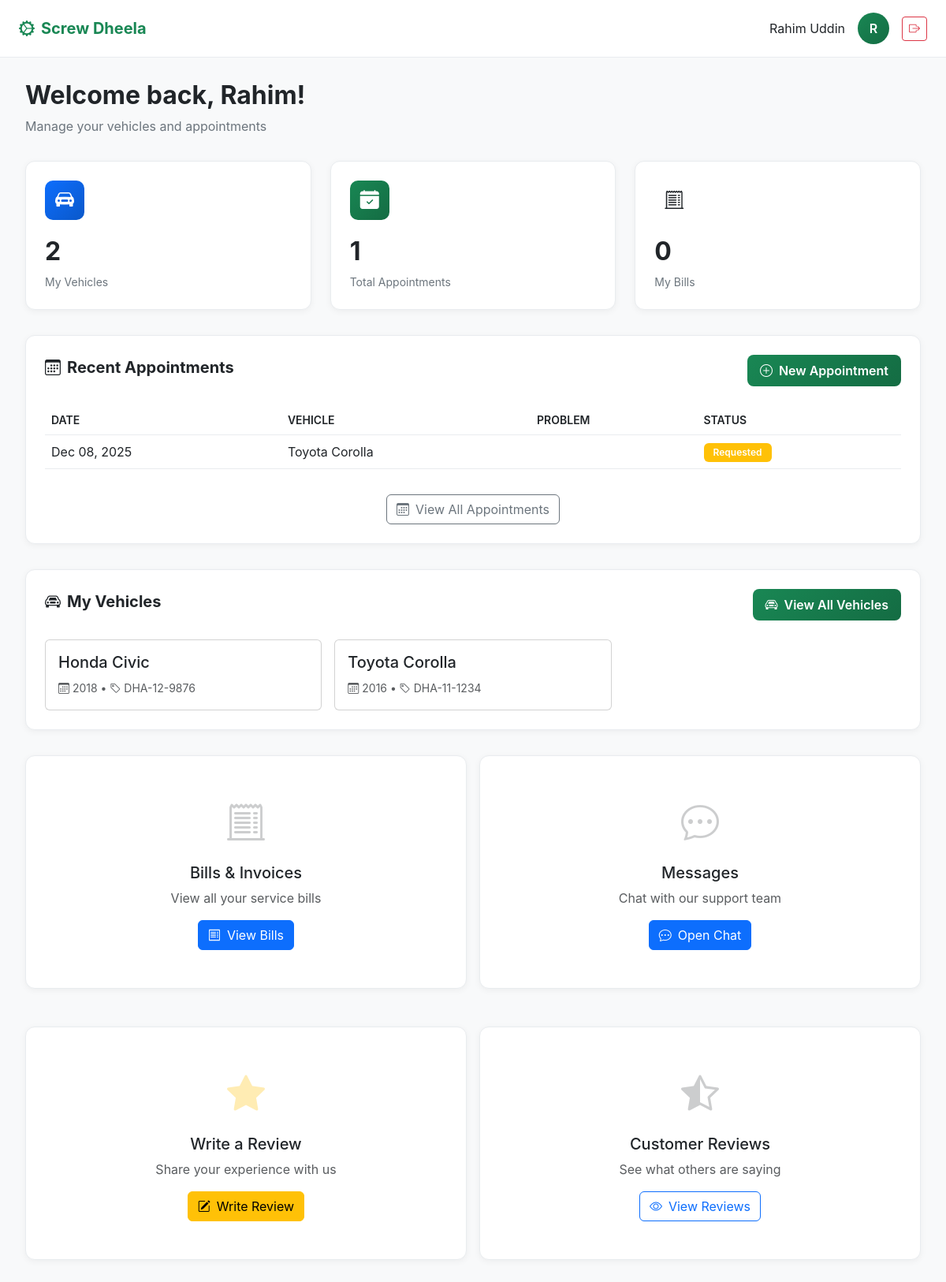
Screenshot of /public/customer_portal/customer_dashboard.php (signed in) with the database file from the repository.
### tables this page shows
CREATE TABLE appointments (
  appointment_id INT AUTO_INCREMENT PRIMARY KEY,
  customer_id INT NOT NULL,
  vehicle_id INT NOT NULL,

   
  requested_date DATE NOT NULL,
  requested_slot TINYINT NOT NULL,  
  problem_text TEXT NOT NULL,

  status ENUM('requested','booked','in_progress','completed','cancelled')
    NOT NULL DEFAULT 'requested',

   
  mechanic_id INT NULL,
  assigned_by_staff_id INT NULL,
  assigned_at DATETIME NULL,

   
  receptionist_note TEXT NULL,

  created_at TIMESTAMP NOT NULL DEFAULT CURRENT_TIMESTAMP,
  updated_at TIMESTAMP NULL DEFAULT NULL ON UPDATE CURRENT_TIMESTAMP,

  KEY idx_appt_day (requested_date),
  KEY idx_appt_status (status),
  KEY idx_appt_mech_day (mechanic_id, requested_date),

  CONSTRAINT chk_slot CHECK (requested_slot BETWEEN 1 AND 4),

  CONSTRAINT fk_appt_customer FOREIGN KEY (customer_id) REFERENCES customers(customer_id)
    ON DELETE CASCADE,
  CONSTRAINT fk_appt_vehicle FOREIGN KEY (vehicle_id) REFERENCES vehicles(vehicle_id)
    ON DELETE CASCADE,
  CONSTRAINT fk_appt_mechanic FOREIGN KEY (mechanic_id) REFERENCES staff(staff_id)
    ON DELETE SET NULL,
  CONSTRAINT fk_appt_assigned_by FOREIGN KEY (assigned_by_staff_id) REFERENCES staff(staff_id)
    ON DELETE SET NULL
);

CREATE TABLE vehicles (
  vehicle_id INT AUTO_INCREMENT PRIMARY KEY,
  customer_id INT NOT NULL,
  plate_no VARCHAR(30) NOT NULL,
  make VARCHAR(60) NOT NULL,
  model VARCHAR(60) NOT NULL,
  year SMALLINT NULL,
  color VARCHAR(40) NULL,
  created_at TIMESTAMP NOT NULL DEFAULT CURRENT_TIMESTAMP,
  UNIQUE KEY uq_plate (plate_no),
  KEY idx_vehicle_customer (customer_id),
  CONSTRAINT fk_vehicle_customer FOREIGN KEY (customer_id) REFERENCES customers(customer_id)
    ON DELETE CASCADE
);

### public/customer_portal/customer_dashboard.php (the view, shortened to what this page needs)
<?php
require_once __DIR__ . "/../../config/db.php";
$customer_id = (int)$_SESSION['customer_id'];
$customer_name = $_SESSION['customer_name'] ?? 'Customer';
function getTableColumns(mysqli $conn, string $table): array {
    $cols = [];
    $res = $conn->query("SHOW COLUMNS FROM `$table`");
    if ($res) {
        while ($row = $res->fetch_assoc()) {
            $cols[] = $row['Field'];
        }
    }
    return $cols;
}
function detectColumn(array $cols, array $candidates): string {
    foreach ($candidates as $c) {
        if (in_array($c, $cols, true)) return $c;
    }
    return '';
}
$vehicleCols = getTableColumns($conn, "vehicles");
$regCol = detectColumn($vehicleCols, [
    'registration_no','registration_number','plate_no','license_plate','reg_no','reg_number','registration','plate'
]);
$brandCol = detectColumn($vehicleCols, ['brand','make','vehicle_brand','car_brand']);
$modelCol = detectColumn($vehicleCols, ['model','vehicle_model','car_model']);
$yearCol  = detectColumn($vehicleCols, ['year','vehicle_year','model_year']);
$apptCols = getTableColumns($conn, "appointments");
$apptDateCol = detectColumn($apptCols, [
    'appointment_datetime',
    'appointment_date_time',
    'appointment_date',
    'appointment_time',
    'scheduled_at',
    'schedule_datetime',
    'date_time',
    'start_time',
    'created_at'
]);
$apptStatusCol = detectColumn($apptCols, [
    'status',
    'appointment_status'
]);
$apptProblemCol = detectColumn($apptCols, [
    'problem_description',
    'description',
    'issue',
    'notes',
    'complaint'
]);
$vehicles_stmt = $conn->prepare("SELECT * FROM vehicles WHERE customer_id = ? ORDER BY vehicle_id DESC");
$vehicles_stmt->bind_param("i", $customer_id);
$vehicles_stmt->execute();
$vehicles = $vehicles_stmt->get_result()->fetch_all(MYSQLI_ASSOC);
$selReg   = $regCol   ? "v.`$regCol` AS registration_no," : "NULL AS registration_no,";
$selBrand = $brandCol ? "v.`$brandCol` AS brand,"         : "NULL AS brand,";
$selModel = $modelCol ? "v.`$modelCol` AS model,"         : "NULL AS model,";
$selApptDatetime = $apptDateCol   ? "a.`$apptDateCol` AS appointment_datetime," : "NULL AS appointment_datetime,";
$selApptStatus   = $apptStatusCol ? "a.`$apptStatusCol` AS status,"            : "NULL AS status,";
$selApptProblem  = $apptProblemCol? "a.`$apptProblemCol` AS problem_description," : "NULL AS problem_description,";
$orderBy = $apptDateCol ? "a.`$apptDateCol` DESC" : "a.appointment_id DESC";
$appointments_sql = "
    SELECT
        a.*,
        $selApptDatetime
        $selApptStatus
        $selApptProblem
        $selReg
        $selBrand
        $selModel
        1 as _dummy
    FROM appointments a
    LEFT JOIN vehicles v ON a.vehicle_id = v.vehicle_id
    WHERE a.customer_id = ?
    ORDER BY $orderBy
    LIMIT 5
";
$appointments_stmt = $conn->prepare($appointments_sql);
$appointments_stmt->bind_param("i", $customer_id);
$appointments_stmt->execute();
$appointments = $appointments_stmt->get_result()->fetch_all(MYSQLI_ASSOC);
$total_vehicles = count($vehicles);
$cntA = $conn->prepare("SELECT COUNT(*) AS count FROM appointments WHERE customer_id = ?");
$cntA->bind_param("i", $customer_id);
$cntA->execute();
$total_appointments = (int)$cntA->get_result()->fetch_assoc()['count'];
$cntB = $conn->prepare("
    SELECT COUNT(*) AS count
    FROM bills b
    JOIN jobs j ON b.job_id = j.job_id
    JOIN appointments a ON j.appointment_id = a.appointment_id
    WHERE a.customer_id = ?
");
$cntB->bind_param("i", $customer_id);
$cntB->execute();
$total_bills = (int)$cntB->get_result()->fetch_assoc()['count'];
?>
<!DOCTYPE html>
<html lang="en">
<head>
    <link href="https://cdn.jsdelivr.net/npm/bootstrap@5.3.0/dist/css/bootstrap.min.css" rel="stylesheet">
    <link rel="stylesheet" href="https://cdn.jsdelivr.net/npm/bootstrap-icons@1.11.0/font/bootstrap-icons.css">
</head>
<body>
    <nav class="top-nav">
        <a href="customer_dashboard.php" class="nav-brand">
            <i class="bi bi-gear-wide-connected me-2"></i>Screw Dheela
        </a>
        <div class="nav-user">
            <span class="d-none d-md-inline"><?php echo htmlspecialchars($customer_name); ?></span>
            <div class="user-avatar"><?php echo strtoupper(substr($customer_name, 0, 1)); ?></div>
            <a href="customer_logout.php" class="btn btn-sm btn-outline-danger">
                <i class="bi bi-box-arrow-right"></i>
            </a>
        </div>
    </nav>
    <div class="main-content">
        <div class="page-header">
            <h1 class="page-title">Welcome back, <?php echo htmlspecialchars(explode(' ', $customer_name)[0]); ?>!</h1>
            <p class="page-subtitle">Manage your vehicles and appointments</p>
        </div>
        <div class="stats-grid">
            <div class="stat-card vehicles">
                <div class="stat-icon"><i class="bi bi-car-front-fill"></i></div>
                <div class="stat-value"><?php echo $total_vehicles; ?></div>
                <div class="stat-label">My Vehicles</div>
            </div>
            <div class="stat-card appointments">
                <div class="stat-icon"><i class="bi bi-calendar-check-fill"></i></div>
                <div class="stat-value"><?php echo $total_appointments; ?></div>
                <div class="stat-label">Total Appointments</div>
            </div>
            <div class="stat-card">
                <div class="stat-icon"><i class="bi bi-receipt-cutoff"></i></div>
                <div class="stat-value"><?php echo $total_bills; ?></div>
                <div class="stat-label">My Bills</div>
            </div>
        </div>
        <div class="section-card">
            <div class="section-header">
                <h2 class="section-title"><i class="bi bi-calendar3 me-2"></i>Recent Appointments</h2>
                <a href="book_appointment.php" class="btn-primary-custom">
                    <i class="bi bi-plus-circle"></i>New Appointment
                </a>
            </div>
            <?php if (empty($appointments)): ?>
                <div class="empty-state">
                    <i class="bi bi-calendar-x"></i>
                    <p>No appointments yet. Book your first appointment!</p>
                    <a href="book_appointment.php" class="btn btn-primary btn-sm mt-2">Book Now</a>
                </div>
            <?php else: ?>
                <div class="table-responsive">
                    <table class="table">
                        <thead>
                            <tr>
                                <th>Date</th>
                                <th>Vehicle</th>
                                <th>Problem</th>
                                <th>Status</th>
                            </tr>
                        </thead>
                        <tbody>
                            <?php foreach ($appointments as $appt): ?>
                                <tr>
                                    <td>
                                        <?php
                                            $dt = $appt['appointment_datetime'] ?? '';
                                            echo $dt ? date('M d, Y', strtotime($dt)) : '-';
                                        ?>
                                    </td>
                                    <td><?php echo htmlspecialchars(trim(($appt['brand'] ?? '') . ' ' . ($appt['model'] ?? ''))); ?></td>
                                    <td><?php echo htmlspecialchars($appt['problem_description'] ?? ''); ?></td>
                                    <td>
                                        <span class="badge bg-<?php
                                            $st = $appt['status'] ?? '';
                                            echo $st === 'completed' ? 'success' : ($st === 'booked' ? 'primary' : 'warning');
                                        ?>">
                                            <?php echo ucfirst($appt['status'] ?? ''); ?>
                                        </span>
                                    </td>
                                </tr>
                            <?php endforeach; ?>
                        </tbody>
                    </table>
                </div>
                <div class="text-center mt-3">
                    <a href="my_appointments.php" class="btn btn-outline-secondary">
                        <i class="bi bi-calendar3 me-2"></i>View All Appointments
                    </a>
                </div>
            <?php endif; ?>
        </div>
        <div class="section-card">
            <div class="section-header">
                <h2 class="section-title"><i class="bi bi-car-front me-2"></i>My Vehicles</h2>
                <a href="my_vehicles.php" class="btn-primary-custom">
                    <i class="bi bi-car-front"></i>View All Vehicles
                </a>
            </div>
            <?php if (empty($vehicles)): ?>
                <div class="empty-state">
                    <i class="bi bi-car-front"></i>
                    <p>No vehicles registered. Add your first vehicle!</p>
                    <a href="my_vehicles.php" class="btn btn-primary btn-sm mt-2">Go to Vehicles</a>
                </div>
            <?php else: ?>
                <div class="row g-3">
                    <?php foreach ($vehicles as $vehicle): ?>
                        <?php
                            $b = $brandCol && isset($vehicle[$brandCol]) ? $vehicle[$brandCol] : ($vehicle['brand'] ?? '');
                            $m = $modelCol && isset($vehicle[$modelCol]) ? $vehicle[$modelCol] : ($vehicle['model'] ?? '');
                            $y = $yearCol  && isset($vehicle[$yearCol])  ? $vehicle[$yearCol]  : ($vehicle['year'] ?? '');
                            $p = $regCol   && isset($vehicle[$regCol])   ? $vehicle[$regCol]   : ($vehicle['registration_no'] ?? '');
                        ?>
                        <div class="col-md-6 col-lg-4">
                            <div class="card h-100">
                                <div class="card-body">
                                    <h5 class="card-title"><?php echo htmlspecialchars(trim($b . ' ' . $m)); ?></h5>
                                    <p class="card-text">
                                        <small class="text-muted">
                                            <i class="bi bi-calendar3"></i> <?php echo htmlspecialchars($y); ?> •
                                            <i class="bi bi-tag"></i> <?php echo htmlspecialchars($p); ?>
                                        </small>
                                    </p>
                                </div>
                            </div>
                        </div>
                    <?php endforeach; ?>
                </div>
            <?php endif; ?>
        </div>
        <div class="row g-3">
            <div class="col-md-6">
                <div class="section-card">
                    <div class="text-center py-4">
                        <p class="text-muted mb-3">
                            <i class="bi bi-receipt-cutoff" style="font-size: 3rem; opacity: 0.3;"></i>
                        </p>
                        <h3 class="h5 mb-2">Bills & Invoices</h3>
                        <p class="text-muted mb-3">View all your service bills</p>
                        <a href="my_bills.php" class="btn btn-primary">
                            <i class="bi bi-receipt me-2"></i>View Bills
                        </a>
                    </div>
                </div>
            </div>
            <div class="col-md-6">
                <div class="section-card">
                    <div class="text-center py-4">
                        <p class="text-muted mb-3">
                            <i class="bi bi-chat-dots" style="font-size: 3rem; opacity: 0.3;"></i>
                        </p>
                        <h3 class="h5 mb-2">Messages</h3>
                        <p class="text-muted mb-3">Chat with our support team</p>
                        <a href="messages.php" class="btn btn-primary">
                            <i class="bi bi-chat-dots me-2"></i>Open Chat
                        </a>
                    </div>
                </div>
            </div>
            <div class="col-md-6">
                <div class="section-card">
                    <div class="text-center py-4">
                        <p class="text-muted mb-3">
                            <i class="bi bi-star-fill" style="font-size: 3rem; opacity: 0.3; color: #ffc107;"></i>
                        </p>
                        <h3 class="h5 mb-2">Write a Review</h3>
                        <p class="text-muted mb-3">Share your experience with us</p>
                        <a href="write_review.php" class="btn btn-warning">
                            <i class="bi bi-pencil-square me-2"></i>Write Review
                        </a>
                    </div>
                </div>
            </div>
            <div class="col-md-6">
                <div class="section-card">
                    <div class="text-center py-4">
                        <p class="text-muted mb-3">
                            <i class="bi bi-star-half" style="font-size: 3rem; opacity: 0.3;"></i>
                        </p>
                        <h3 class="h5 mb-2">Customer Reviews</h3>
                        <p class="text-muted mb-3">See what others are saying</p>
                        <a href="reviews.php" class="btn btn-outline-primary">
                            <i class="bi bi-eye me-2"></i>View Reviews
                        </a>
                    </div>
                </div>
            </div>
        </div>
    </div>
</body>
</html>

### rows the page displays
appointments: created_at "Dec 08, 2025", vehicle.model "Toyota Corolla", status "Requested"
vehicles: make+model "Honda Civic", year "2018", plate_no "DHA-12-9876"
vehicles: make+model "Toyota Corolla", year "2016", plate_no "DHA-11-1234"

### other values shown
$customer_name "Rahim Uddin"
substr($customer_name, 0, 1) "R"
explode(' ', $customer_name)[0] "Rahim"
$total_vehicles "2"
$total_appointments "1"
$total_bills "0"
